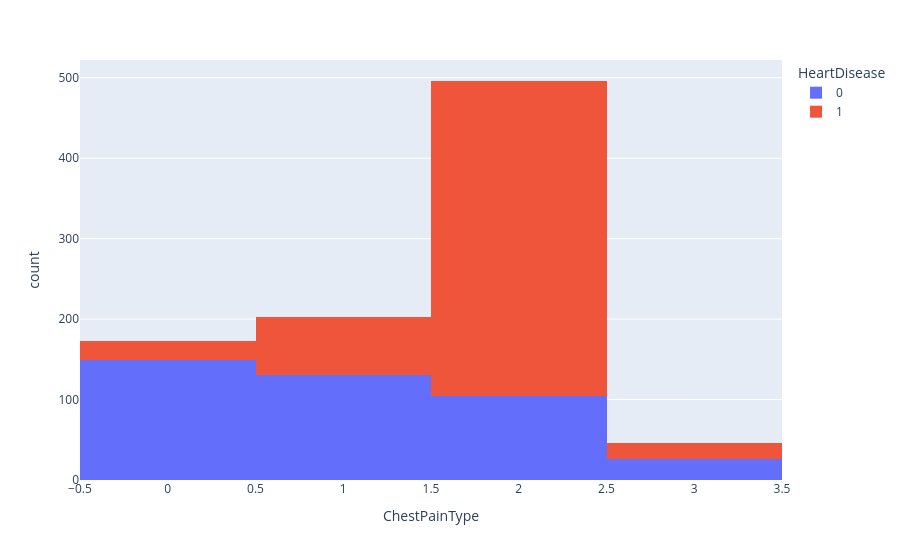

Here is the notebook cell this chart was saved with:
### Code cell
px.histogram(heart_df,x='ChestPainType', color='HeartDisease')

### Figure 1 — Plotly figure (JSON) as saved in the notebook; plotly's stock layout.template omitted (floating-point values rounded to 4 significant figures; data arrays with more than 128 entries replaced by an {"elided": "..."} marker saying what was removed)
{"data": [{"bingroup": "x", "hovertemplate": "HeartDisease=0<br>ChestPainType=%{x}<br>count=%{y}<extra></extra>", "legendgroup": "0", "marker": {"color": "#636efa", "pattern": {"shape": ""}}, "name": "0", "orientation": "v", "showlegend": true, "type": "histogram", "x": {"elided": "410 int values"}, "xaxis": "x", "yaxis": "y"}, {"bingroup": "x", "hovertemplate": "HeartDisease=1<br>ChestPainType=%{x}<br>count=%{y}<extra></extra>", "legendgroup": "1", "marker": {"color": "#EF553B", "pattern": {"shape": ""}}, "name": "1", "orientation": "v", "showlegend": true, "type": "histogram", "x": {"elided": "508 int values"}, "xaxis": "x", "yaxis": "y"}], "layout": {"barmode": "relative", "legend": {"title": {"text": "HeartDisease"}, "tracegroupgap": 0}, "margin": {"t": 60}, "xaxis": {"anchor": "y", "domain": [0, 1], "title": {"text": "ChestPainType"}}, "yaxis": {"anchor": "x", "domain": [0, 1], "title": {"text": "count"}}}}
